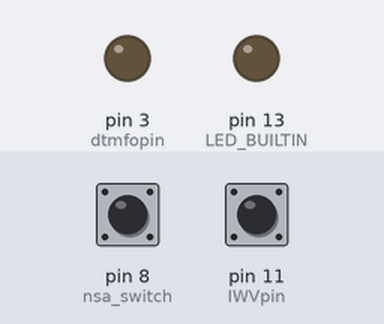
The sketch below on a simulated Arduino Uno, built with avr-gcc and run on an emulated ATmega328P. Shown: output pins drawn as LEDs (lit = HIGH). The inputs (shaded band) are chosen by the test bench; at power-on: pin 11 (IWVpin) HIGH, pin 8 (nsa_switch) HIGH. EEPROM starts erased.

Above: at 1.2 s.
1.3 s: pin 11 (IWVpin) pulled LOW for 0.15 s
At 3.0 s:
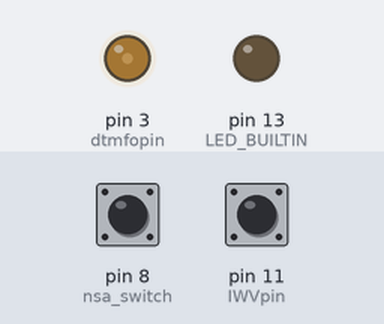
4.4 s: pin 8 (nsa_switch) pulled LOW for 0.15 s
7.5 s: pin 8 (nsa_switch) pulled LOW for 1 s
10.9 s: pin 11 (IWVpin) pulled LOW for 1 s
At 11.5 s:
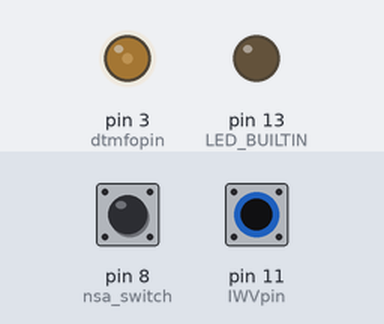
Timing chart, 0 to 13.9 s (numbered marks = the images above; inputs shaded):
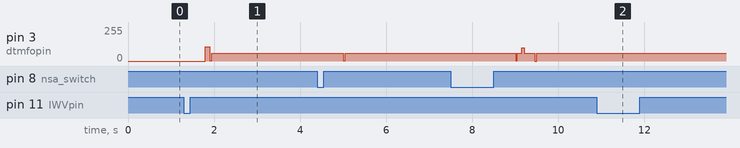

Measured:
- after the input at 1.3 s, pin 3 (dtmfopin): 0/255 → 107/255 after 0.50 s, → 60/255 0.10 s later
- after the input at 10.9 s, pin 3 (dtmfopin): stops changing and stays 60/255

The sketch:

IWV_DTMF_duino.ino
```cpp
#include <EEPROM.h>
#include <Button.h>
#include <PinChangeInterruptSettings.h>
#include <PinChangeInterruptPins.h>
#include <PinChangeInterruptBoards.h>
#include <PinChangeInterrupt.h>


//*************************************************************************
//** EEPROM stuff
//** we store short dial numbers
//** in the setup we check if storage was initialized
//** as we have enough space we reserve 20 Byte per number and store it as String
//*****************************************************************************

static const char EEPROM_init_string[] =  "IWV01102016";

char phoneNumber[20];

//***************************************************************************
//** DTMF Generator based on ATMEL AVR-314 Application note
//***************************************************************************

#define  prescaler  1                // timer2 prescaler
#define  N_samples  128              // Number of samples in lookup table
#define  Fck        F_CPU/prescaler   // Timer2 working frequency

#define dtmfopin	3			//dtmf output pin 3 = OC2B, timer2
#define IWVpin		11				// counts the impulse

//************************************************************************
//** NSA switch is closed when the rotary disk is moved
//** if user hold the disk for a longer time than the state is changed
//** advantage: no need for extra button for extra function, 1 finger usage
//** disadvantage: tricky timing
//** stop nsa time measurement as soon IWVcounter > 0
//** giving user feedback with tone might interfer with first IWV impulse; both use ISR
//**	-> IWV ISR disable DTMF ISR
//
//** To dial *: dial 7 hold the dial disk for NSA_short wait for the tone (600Hz, 50ms) and release the disk
//** To dial # : sames as above with 9
//** To dial short numbers: same as above with 1..5
//** To program short number: dial storage dial place 1..5; hold disk NSA_long, wait for tone 1KHz, 300ms
//**							release; than enter number, wait until timeout tone
//*************************************************************************


Button nsa_switch(8);
unsigned long nsa_start; // used for measure the duration
unsigned short nsa_state = 0; //define the state
#define NSA_short 1500 //ms to enter state 1
#define NSA_long 5000 // ms to enter state 2
#define STATE2_TIME_OUT 4000

//************************** SIN TABLE *************************************
// Samples table : one period sampled on 128 samples and
// quantized on 7 bit
//**************************************************************************
const unsigned char auc_SinParam [128] = {
	64,67,70,73,76,79,82,85,88,91,94,96,99,102,104,106,109,111,113,115,117,118,120,
	121,123,124,125,126,126,127,127,127,127,127,127,127,126,126,125,124,123,121,120,
	118,117,115,113,111,109,106,104,102,99,96,94,91,88,85,82,79,76,73,70,67,64,60,57,
	54,51,48,45,42,39,36,33,31,28,25,23,21,18,16,14,12,10,9,7,6,4,3,2,1,1,0,0,0,0,0,
0,0,1,1,2,3,4,6,7,9,10,12,14,16,18,21,23,25,28,31,33,36,39,42,45,48,51,54,57,60};

//***************************  x_SW  ***************************************
//Table of x_SW (excess 8): x_SW = ROUND(8*N_samples*f*510/Fck)
//ToDo calculate values in the preprocessor ..but be careful rounding errors
// might violate 1.5% frequency tolerance of DTMF
//**************************************************************************

#define SWC(x)  ((x)*128.0*8*510/Fck)
//high frequency (column)
//1209hz  ---> x_SW = 79
//1336hz  ---> x_SW = 87
//1477hz  ---> x_SW = 96
//1633hz  ---> x_SW = 107

const char auc1KHz = SWC(1000);
const char auc600Hz = SWC(600);

#if Fck == 8000000 // 8 MHz
const unsigned char auc_frequencyH [4] = {79,87,96,107}; //8MHz
const unsigned char auc_frequencyL [4] = {46,50,56,62}; //8MHz
#else
const unsigned char auc_frequencyH [4] = {40, 44, 48,53}; //@16MHz
const unsigned char auc_frequencyL [4] = {23, 25, 28, 31}; //@16MHz
#endif
//const unsigned char auc_frequencyH [4] = {SWC(1209), SWC(1336), SWC(1477), SWC(1633)};
//low frequency (row)
//697hz  ---> x_SW = 46
//770hz  ---> x_SW = 50
//852hz  ---> x_SW = 56
//941hz  ---> x_SW = 61

//

const String alldigits = "123A456B789C*0#D"; // position for lookup into Freq. Table

//**************************  global variables  ****************************
volatile unsigned char x_SWa = 0x00;               // step width of high frequency
volatile unsigned char x_SWb = 0x00;               // step width of low frequency
unsigned int  i_CurSinValA = 0;           // position freq. A in LUT (extended format)
unsigned int  i_CurSinValB = 0;           // position freq. B in LUT (extended format)
unsigned int  i_TmpSinValA;               // position freq. A in LUT (actual position)
unsigned int  i_TmpSinValB;               // position freq. B in LUT (actual position)

volatile unsigned char iwvcounter =0;
volatile unsigned long last_impulse_at = 0;

//**************************************************************************
// Timer overflow interrupt service routine for DTMF sine wave
//**************************************************************************
ISR (TIMER2_OVF_vect)
{
	if (x_SWb) { // dual tone
		// move Pointer about step width ahead
		i_CurSinValA += x_SWa;
		i_CurSinValB += x_SWb;
		// normalize Temp-Pointer
		i_TmpSinValA  =  (char)(((i_CurSinValA+4) >> 3)&(0x007F));
		i_TmpSinValB  =  (char)(((i_CurSinValB+4) >> 3)&(0x007F));
		// calculate PWM value: high frequency value + 3/4 low frequency value
		OCR2B = (auc_SinParam[i_TmpSinValA] + (auc_SinParam[i_TmpSinValB]-(auc_SinParam[i_TmpSinValB]>>2)));

		} else { // single tone

		i_CurSinValA += x_SWa;
		i_TmpSinValA  =  (char)(((i_CurSinValA+4) >> 3)&(0x007F));
		OCR2B = auc_SinParam[i_TmpSinValA];
	}
}

// counts the HW impulse from IWVpin on the RISING edge
void ISR_countImpulse (void)
{	//noInterrupts(); ToDo not sure if this is needed

	if ((millis() - last_impulse_at) > 25) {
		// we are in the middle of a rotating disk
		// we check for bouncing, normal impulse take 100 ms (60/40)
		// if diff is too short we ignore it
		iwvcounter++;
		last_impulse_at = millis();
	};
	//interrupts();

}


void dialNumber(String nrstr) {
	char digitchar;

	for (byte i=0; i< nrstr.length(); i++) {
		digitchar = nrstr.charAt(i); //get char by char from dial number string
		dialDigit(digitchar);
	}
}

void dialDigit(char digitchar) {

	unsigned short digitpos = alldigits.indexOf(digitchar); //get position

	x_SWa = auc_frequencyH[(digitpos & 0x03)];	// column of 4x4 DTMF Table
	x_SWb = auc_frequencyL[(digitpos /4)]; //row of DTMF Table

	pinMode(dtmfopin, OUTPUT); //output pin ready
	bitSet(TIMSK2,TOIE2); // timer interrupt on
	delay (100); //tone duration
	//tone off
	pinMode(dtmfopin, INPUT); //make it high impedance
	bitClear(TIMSK2,TOIE2);
	delay (50); // pause
}

void sendTone (char auc_tone, unsigned int duration) {

	// a bit ugly hack to reuse the DTMF tone generation ISR
	x_SWa = auc_tone;
	x_SWb = 0; //single tone

	pinMode(dtmfopin, OUTPUT); //output pin ready
	bitSet(TIMSK2,TOIE2); // timer interrupt on
	delay (duration); //tone duration
	//tone off
	pinMode(dtmfopin, INPUT); //make it high impedance
	bitClear(TIMSK2,TOIE2); //switch off ISR

}

//**************************************************************************
// Initialization
//**************************************************************************
void setup ()
{
	//Serial.begin(19200); //for debug purpose

	//setup impulse counter ISR
	pinMode(IWVpin, INPUT_PULLUP);
	attachPCINT(digitalPinToPCINT(IWVpin),  ISR_countImpulse, RISING);

	noInterrupts();           // disable all interrupts
	//ToDo is that correct?
	TCCR2A = 0;
	TCCR2B = 0;
	TCNT2  = 0;
	TCCR2A = (1<<COM2B1)+(1<<WGM20);   // non inverting / 8Bit PWM
	TCCR2B = (1 << CS20);  // CLK/1
	bitClear(TIMSK2,TOIE2);
	interrupts();             // enable all interrupts
	// timer interrupt is enabled during dialing: bitSet(TIMSK2,TOIE2)

	nsa_switch.begin();
	iwvcounter=0;

	// EEPROM init check
	unsigned short iee;
	for (iee =0; iee < sizeof(EEPROM_init_string); iee++) {
		if (EEPROM.read(iee) != EEPROM_init_string[iee]) break;
	}
	//if we did not reach the end of the compare string, we (re)initial the EEPROM storage structure
	if (iee < sizeof(EEPROM_init_string)) {
		//Serial.println("init EEPROM");

		EEPROM.put(0,EEPROM_init_string);
		for (iee=1; iee < 6; iee++) { // 1..5
			EEPROM.put(iee*sizeof(phoneNumber),0); //set the phone
		}
	}
	pinMode(LED_BUILTIN, OUTPUT);

}

unsigned long diff_iwv = 0;
unsigned long nsa_diff = 0;
unsigned short newdigit = 0;
String numberstr = String("");
String numberstr2 =  String("");

unsigned long lastdigittime = 0; //when has the last digit been dialed? reset the state 2

void loop ()
{

		//nsa switch check and timing check here; do not forget ivw counter

	//finish state 2
	if ((nsa_state == 2) && ((millis() - lastdigittime) > STATE2_TIME_OUT)) {

		nsa_state = 0; // reset the state
		//get the storage place (first digit)
		//store the remaining string at position

		//Serial.println(numberstr2);
		boolean store_ok = false;

		if ((numberstr2.length() > 1) && (numberstr2.length() < 20)){

			unsigned short pos = numberstr2.charAt(0) - '0';
			numberstr2.remove(0,1);
			if ((pos > 0) && (pos <6)) {
				numberstr2.toCharArray(phoneNumber,sizeof(phoneNumber));
				EEPROM.put(pos*sizeof(phoneNumber), phoneNumber);
				store_ok = true;
			}
		}

		//send notification tone
		if (store_ok) {
			sendTone(auc600Hz, 300); delay(50);
			sendTone(auc1KHz, 300);
		}
		else {
			sendTone(auc600Hz, 100); delay(50);
			sendTone(auc600Hz, 100); delay(50);
			sendTone(auc600Hz, 100); delay(50);
			sendTone(auc600Hz, 100); delay(50);
		}
		//clear numberstring
		numberstr2.remove(0); //deletes the String but keeps the object
	} // reset state 2


	if (iwvcounter == 0) { //to make sure IWV has not started = disk not released

		if ((nsa_switch.read() == Button::PRESSED) && (nsa_state < 2)) {
			if (nsa_switch.pressed()) nsa_start = millis(); //get the one shot event

			nsa_diff = millis() - nsa_start;

			if (nsa_diff > NSA_long ) { // we enter 2nd level
				nsa_state = 2;
				numberstr.remove(0); //delete the numberstring
				lastdigittime = millis (); // we start state 2
				sendTone(auc1KHz, 300); //notify the user that he can release the disk
				} else if (( nsa_diff > NSA_short) && (nsa_state < 1)){
				// we enter 1st level
				nsa_state = 1;
				sendTone(auc600Hz, 100); //notify the user that he can release the disk
			}
			// it is to short we have to wait
		} //nsa_switch pressed

		} else { // there has been IWV impulse iwvcounter != 0
		//we had a race condition, so make it atomic
		// ToDo could we double check the race??
		noInterrupts();
		diff_iwv = millis () - last_impulse_at;
		interrupts();
		if ( (diff_iwv > 300)) {
			// next impulse would belong to a new digit
			newdigit = iwvcounter%10; // 10 -> 0
			iwvcounter = 0; //reset the counter for a new digit
			lastdigittime = millis();

			switch (nsa_state) { //in which dial mode we are?

				case 0 : dialDigit(newdigit +'0');
				break;

				case 1 : numberstr = shift_func (newdigit);
				dialNumber(numberstr);
				//Serial.println(numberstr);
				nsa_state = 0; // one shot function
				break;

				case 2 :  //add digit to number string
				numberstr2.concat(String(newdigit, DEC));
				break; // we handle here the storage
			}

			//Serial.print(numberstr);
		}

	}
}


String shift_func (unsigned short digit) {

	String result = "";

	if (digit == 7) return "*";

	if (digit == 9) return "#";

	// 1..5 get stored number at position digit
	if ((digit > 0) && (digit <6)) {

		EEPROM.get(digit*sizeof(phoneNumber),phoneNumber);
		result = String(phoneNumber);
	}

	return result;
}
```
